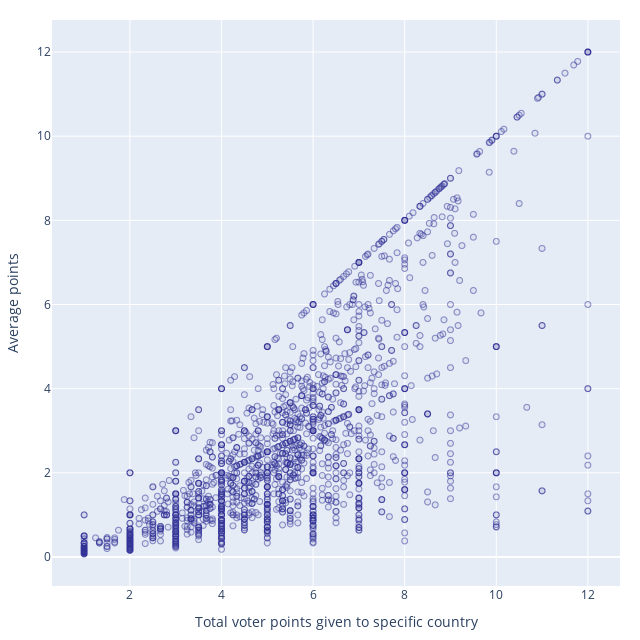

The notebook cell this image was saved under:
### Code cell
# Render an interactive (hoverable) plot
votes['average_voter_points'] = votes['total_points'] / votes['times_voted']
votes2 = votes.loc[votes['times_voted'] > 0]


fig = px.scatter(votes2, x='average_voter_points', y='average_points')
fig.update_traces(hovertemplate='Performer: %{customdata[0]}'
                  + '<br>Voter: %{customdata[1]}'
                  + '<br>Total Eurovisions competed: %{customdata[2]}'
                  + '<br>Total times voted for by selected country: %{customdata[3]}'
                  + '<br>Total points given: %{customdata[4]}'
                  + '<br>Average points: %{customdata[5]:.2f}',
                  customdata=votes,
                  marker={'color': 'rgba(50, 50, 150, 0.1)', 'opacity': 0.5, 'size': 6,
                          'line': {'color': 'rgba(50, 50, 150, 1.0)', 'width': 1}})
fig.update_layout(hoverlabel_align='left', width=640, height=640, margin=dict(l=20, r=20, t=20, b=20),
                  xaxis={'title': 'Total voter points given to specific country'},
                  yaxis={'title': 'Average points'})




fig.show()
fig.write_html("../../plots/voting_country_points_vs_average.html")

### Figure 1 — Plotly figure (JSON) as saved in the notebook; plotly's stock layout.template omitted (floating-point values rounded to 4 significant figures; data arrays with more than 128 entries replaced by an {"elided": "..."} marker saying what was removed)
{"data": [{"customdata": {"elided": "2401x7 mixed values"}, "hovertemplate": "Performer: %{customdata[0]}<br>Voter: %{customdata[1]}<br>Total Eurovisions competed: %{customdata[2]}<br>Total times voted for by selected country: %{customdata[3]}<br>Total points given: %{customdata[4]}<br>Average points: %{customdata[5]:.2f}", "legendgroup": "", "marker": {"color": "rgba(50, 50, 150, 0.1)", "line": {"color": "rgba(50, 50, 150, 1.0)", "width": 1}, "opacity": 0.5, "size": 6, "symbol": "circle"}, "mode": "markers", "name": "", "showlegend": false, "type": "scattergl", "x": {"elided": "1926 float values"}, "xaxis": "x", "y": {"elided": "1926 float values"}, "yaxis": "y"}], "layout": {"height": 640, "hoverlabel": {"align": "left"}, "legend": {"tracegroupgap": 0}, "margin": {"b": 20, "l": 20, "r": 20, "t": 20}, "width": 640, "xaxis": {"anchor": "y", "domain": [0, 1], "title": {"text": "Total voter points given to specific country"}}, "yaxis": {"anchor": "x", "domain": [0, 1], "title": {"text": "Average points"}}}}
